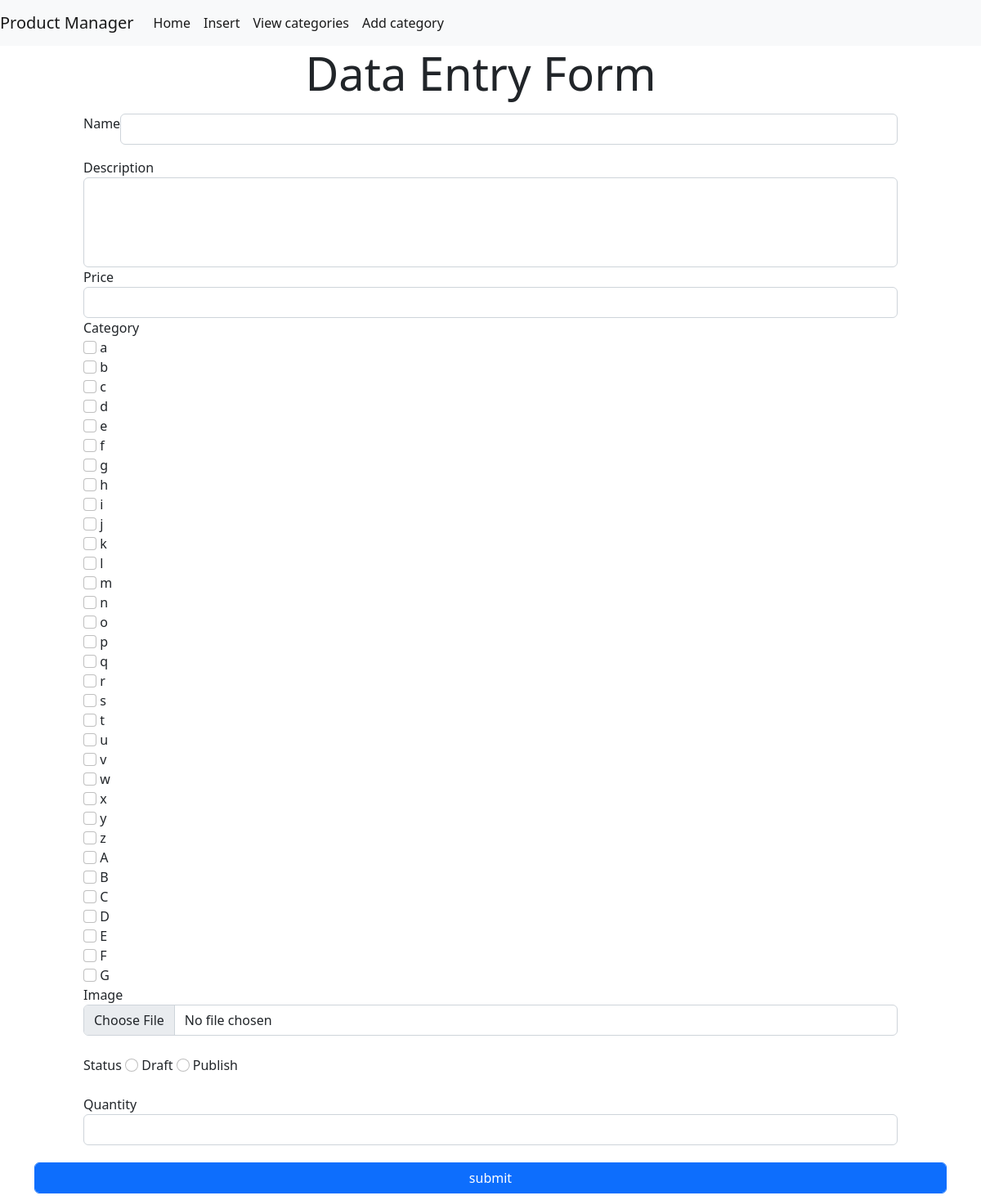
Screenshot of /insert.php with the database file from the repository.
### tables this page shows
CREATE TABLE `category` (
  `category_id` bigint(20) NOT NULL,
  `category_name` varchar(255) NOT NULL
);

### insert.php (the view, shortened to what this page needs)
<?php
	include "header.php";
	include "connection.php";
?>
<form method="POST" class=" container container-md input-form" enctype="multipart/form-data" id="form" action="test.php?action=insert">
	<h1 class="display-4 text-center row mw-100 d-flex justify-content-center">Data Entry Form</h1>
	<div class="container mw-100">
		<div class="column px-5">
			<span class="form-input-group my-3 inp-grp d-flex w-100">
				<label for="name">Name</label>
				<input type="text" name="name" id="name" class="form-control w-100" value="<?php echo isset($name) ? $name : "";?>" autocomplete="off">
			</span>
			<span class="form-input-group my-3 inp-grp">
				<label for="desc">Description</label>
				<textarea name="desc" id="desc" rows="4" class="form-control mh-15 mw-25" autocomplete="off" style="resize:none;"><?php echo isset($desc) ? $desc : "";?></textarea>
			</span>
			<span class="form-input-group my-3 inp-grp">
				<label for="price">Price</label>
				<input type="text" name="price" id="price" class="form-control" value="<?php echo isset($price) ? $price : "";?>" autocomplete="off">
			</span>
			<span class="form-input-group my-3">
				<label>Category</label><br>
				<?php
					$category = array();
					$sql2 = "select * from category;";
					$result = mysqli_query($con,$sql2);
					while($row = mysqli_fetch_array($result)) {?>
					<input type="checkbox" class="form-check-input" name="category[]" id="<?php echo $row[0];?>" value=
					<?php
					if(in_array($row[0],$category)) {
						echo "$row[0]"." checked";
					} else {
						echo "$row[0]";
					}
					?>>
					<label class="form-check-label" for="<?php echo $row[0];?>"><?php echo $row[1];?></label></input><br>
				<?php } ?>
			</span>
		</div>
		<div class="column px-5">
			<span class="form-input-group my-3 inp-grp">
				<label for="file">Image</label>
				<input type="file" class="form-control" name="image" id="file" autocomplete="off">
			</span>
			<br>
			<span class="form-input-group my-3">
				<label>Status</label>
				<span class="form-inline">
					<span class="form-input-group">
						<input type="radio" name="status" value="draft" id="draft" class="form-check-input">
						<label for="draft" class="form-check-label">Draft</label>
					</span>
					<span class="form-input-group">
						<input type="radio" name="status" value="publish" id="publish" class="form-check-input">
						<label for="publish" class="form-check-label">Publish</label>
					</span>
				</span>
			</span><br>
			<br>
			<span class="form-input-group my-3 inp-grp">
				<label for="quantity">Quantity</label>
				<input type="text" class="form-control" name="quantity" id="quantity" value="<?php echo isset($quantity) ? $quantity : "";?>" autocomplete="off">
			</span>
		</div>
	</div>
	<div class="display-4 text-center mw-100">
		<input type="submit" value="submit" name="submit" class="form-control btn btn-primary mw-20">
	</div>
</form>
</body>
</html>

### header.php (shortened to what this page needs)
<!DOCTYPE html>
<html>
<head>
	<link href="https://cdn.jsdelivr.net/npm/bootstrap@5.2.1/dist/css/bootstrap.min.css" rel="stylesheet">
	<link href="https://cdn.jsdelivr.net/npm/select2@4.1.0-rc.0/dist/css/select2.min.css" rel="stylesheet" />
	<link href="https://cdnjs.cloudflare.com/ajax/libs/font-awesome/6.2.0/css/all.min.css" rel="stylesheet"/>
</head>
<body>
	<nav class="navbar navbar-expand-lg navbar-light bg-light">
		<a class="navbar-brand" href="#">Product Manager</a>
		<div class="collapse navbar-collapse" id="navbarNavAltMarkup">
			<div class="navbar-nav">
				<a class="nav-item nav-link active" href="index.php">Home</span></a>
				<a class="nav-item nav-link active" href="insert.php?action=insert">Insert</a>
				<a class="nav-item nav-link active" href="category.php">View categories</a>
				<a class="nav-item nav-link active" data-bs-toggle="modal" data-bs-target="#myModal">Add category</a>
			</div>
		</div>
	</nav>

### rows the page displays
category: category_name "a"
category: category_name "b"
category: category_name "c"
category: category_name "d"
category: category_name "e"
category: category_name "f"
category: category_name "g"
category: category_name "h"
category: category_name "i"
category: category_name "j"
category: category_name "k"
category: category_name "l"
category: category_name "m"
category: category_name "n"
category: category_name "o"
category: category_name "p"
category: category_name "q"
category: category_name "r"
category: category_name "s"
category: category_name "t"
category: category_name "u"
category: category_name "v"
category: category_name "w"
category: category_name "x"
category: category_name "y"
category: category_name "z"
category: category_name "A"
category: category_name "B"
category: category_name "C"
category: category_name "D"
category: category_name "E"
category: category_name "F"
category: category_name "G"
